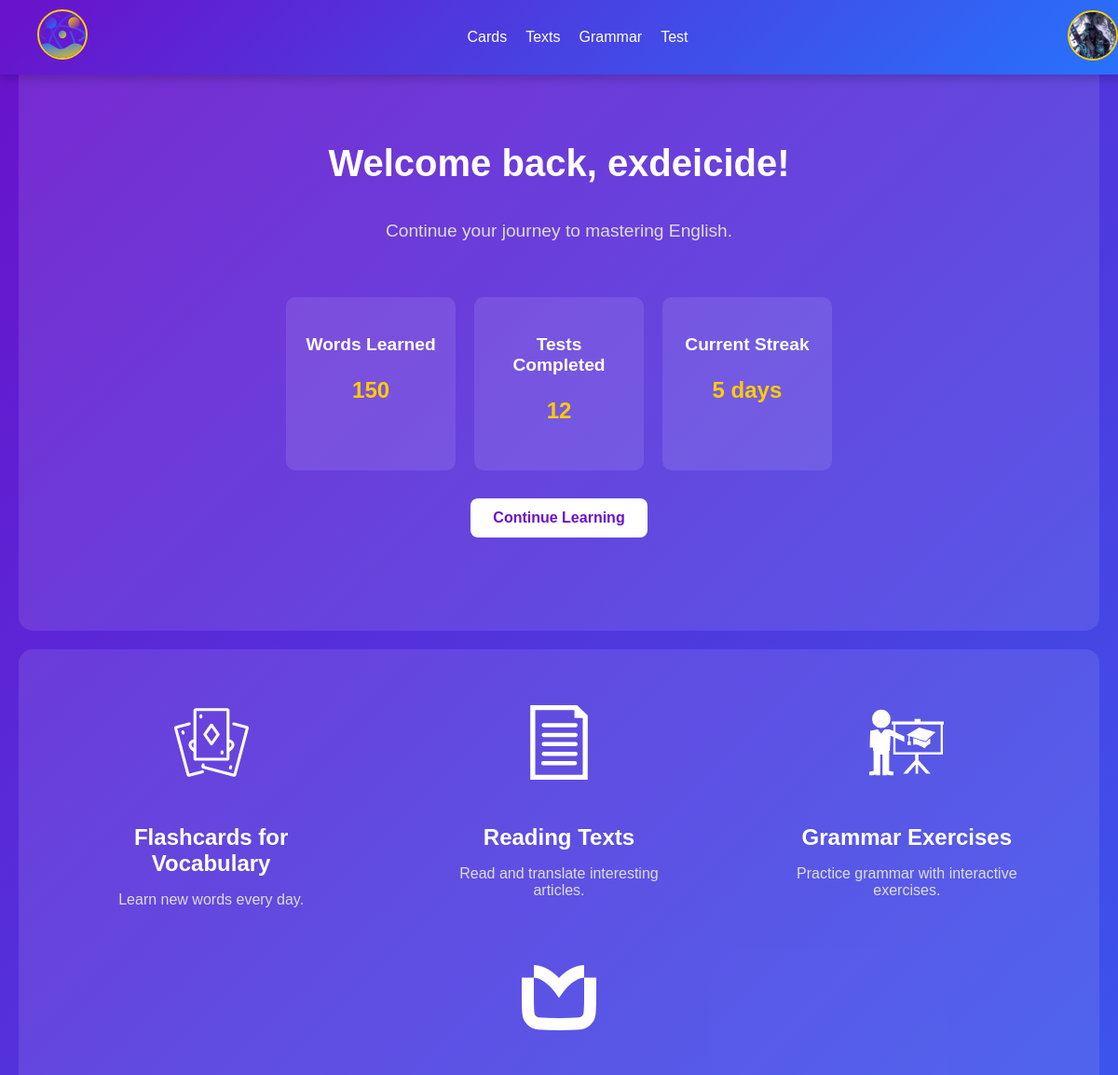
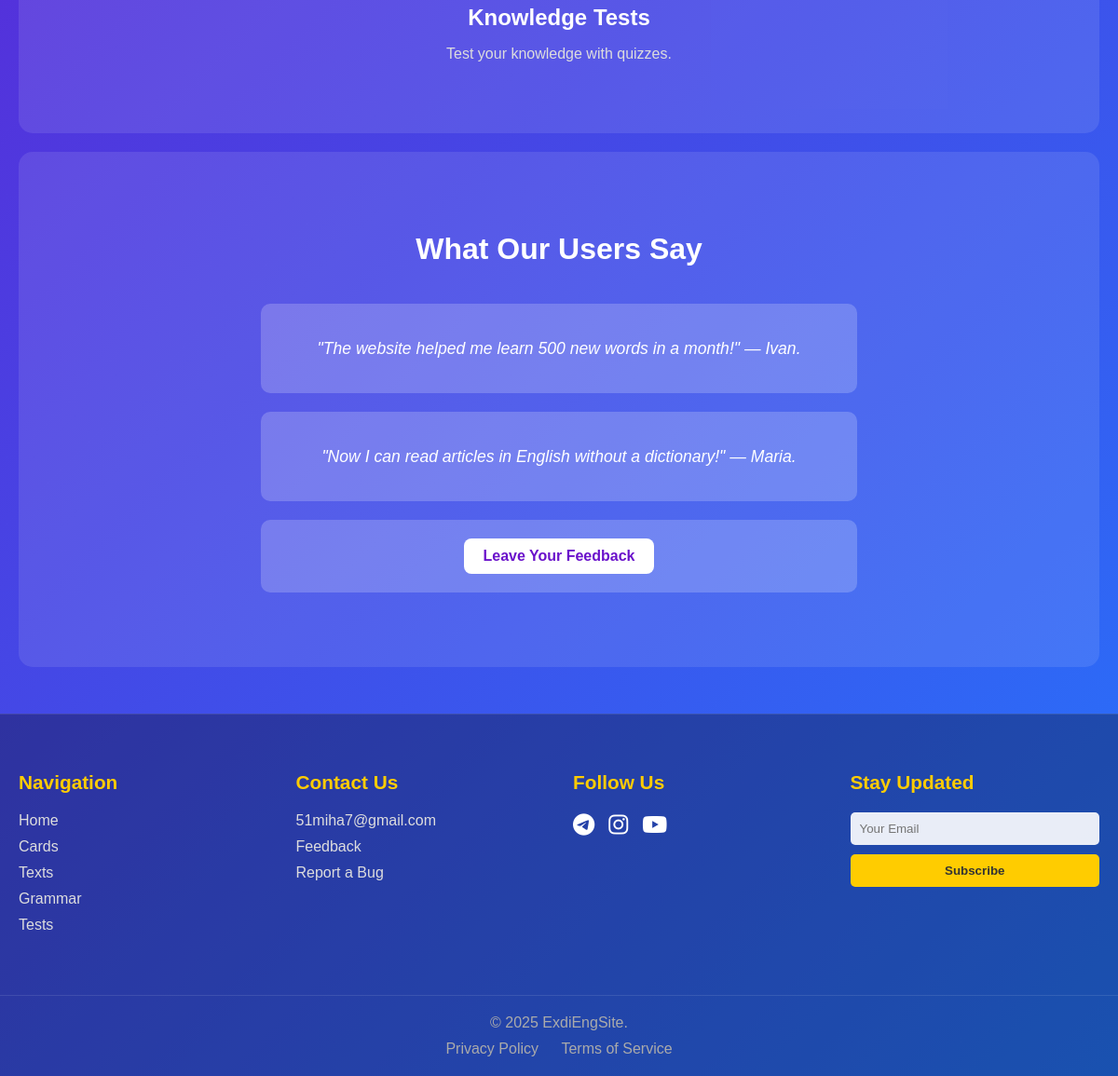
Screenshot of / (signed in) with the database file from the repository (2 pictures, top to bottom).
### mainpage/models.py (models this page shows, shortened)
class CustomUser(AbstractBaseUser, PermissionsMixin):
    username = models.CharField(max_length=150, unique=True, db_index=True, null=False)
    email = models.EmailField(unique=True, null=False)
    first_name = models.CharField(max_length=30, blank=True, null=True)
    last_name = models.CharField(max_length=150, blank=True, null=True)
    is_active = models.BooleanField(default=True)
    is_staff = models.BooleanField(default=False)
    date_joined = models.DateTimeField(default=timezone.now)
    last_login = models.DateTimeField(null=True, blank=True)
    groups = models.ManyToManyField(
        Group,
        verbose_name='groups',
        blank=True,
        help_text='The groups this user belongs to.',
        related_name='customuser_set',
        related_query_name='customuser',
    )
    user_permissions = models.ManyToManyField(
        Permission,
        verbose_name='user permissions',
        blank=True,
        help_text='Specific permissions for this user.',
        related_name='customuser_set',
        related_query_name='customuser',
    )
    objects = CustomUserManager()
    USERNAME_FIELD = 'username'
    REQUIRED_FIELDS = ['email']

### profilepage/models.py (models this page shows, shortened)
class Profile(models.Model):
    user = models.OneToOneField(settings.AUTH_USER_MODEL, on_delete=models.CASCADE, related_name='profile')
    username = models.CharField(max_length=150, verbose_name='Username')
    email = models.EmailField(verbose_name='Email')
    first_name = models.CharField(max_length=30, verbose_name='First Name')
    last_name = models.CharField(max_length=150, verbose_name='Last Name')
    words_learned = models.PositiveIntegerField(default=0, verbose_name='Words Learned')
    texts_read = models.PositiveIntegerField(default=0, verbose_name='Texts Read')
    tests_completed = models.PositiveIntegerField(default=0, verbose_name='Tests Completed')
    streak = models.PositiveIntegerField(default=0, verbose_name='Current Streak')
    friends_count = models.PositiveIntegerField(default=0, verbose_name='Friends Count')
    followers_count = models.PositiveIntegerField(default=0, verbose_name='Followers Count')
    avatar = models.ImageField(
        upload_to=avatar_upload_path,
        default='avatars/default_user.png',
        verbose_name='Avatar'
    )
    birth_date = models.DateField(null=True, blank=True, verbose_name='Birth Date')
    study_start_date = models.DateField(auto_now_add=True, verbose_name='Study Start Date', blank=True)
    hide_first_name = models.BooleanField(default=False, verbose_name='Hide First Name')
    hide_last_name = models.BooleanField(default=False, verbose_name='Hide Last Name')
    hide_birth_date = models.BooleanField(default=False, verbose_name='Hide Birth Date')
    bio = models.TextField(max_length=500, blank=True, verbose_name='Biography')
    website = models.URLField(blank=True, verbose_name='Website')
    location = models.CharField(max_length=100, blank=True, verbose_name='Location')

### mainpage/views.py (the view)
# urls.py: 2. Add a URL to urlpatterns:  path('', views.home, name='home')
@handle_errors
def home(request):
    return render(request, 'mainpage/home_page.html')

### mainpage/templates/mainpage/home_page.html (shortened to what this page needs)
{% extends 'mainpage/base.html' %}
{% load static %}
{% block extra_css %}
    <link rel="stylesheet" href="{% static 'style/navbar.css' %}">
    <link rel="stylesheet" href="{% static 'style/main_page.css' %}">
    <link rel="stylesheet" href="{% static 'style/navbar.css' %}">
{% endblock %}
{% block content %}
{% include 'mainpage/navbar.html' %}
{% if user.is_authenticated %}
    <section class="hero">
        <h1>Welcome back, {{ user.username }}!</h1>
        <p>Continue your journey to mastering English.</p>
        <div class="user-stats">
            <div class="stat">
                <h3>Words Learned</h3>
                <p>150</p>
            </div>
            <div class="stat">
                <h3>Tests Completed</h3>
                <p>12</p>
            </div>
            <div class="stat">
                <h3>Current Streak</h3>
                <p>5 days</p>
            </div>
        </div>
        <a href="#" class="cta-button">Continue Learning</a>
    </section>
{% endif %}
<section class="features">
    <div class="feature">
        <img src="{% static 'images/cards.svg' %}" alt="Cards">
        <h3>Flashcards for Vocabulary</h3>
        <p>Learn new words every day.</p>
    </div>
    <div class="feature">
        <img src="{% static 'images/text.svg' %}" alt="Texts">
        <h3>Reading Texts</h3>
        <p>Read and translate interesting articles.</p>
    </div>
    <div class="feature">
        <img src="{% static 'images/grammar.svg' %}" alt="Grammar">
        <h3>Grammar Exercises</h3>
        <p>Practice grammar with interactive exercises.</p>
    </div>
    <div class="feature">
        <img src="{% static 'images/test.svg' %}" alt="Tests">
        <h3>Knowledge Tests</h3>
        <p>Test your knowledge with quizzes.</p>
    </div>
</section>
<section class="testimonials">
    <h2>What Our Users Say</h2>
    <div class="testimonial">
        <p>"The website helped me learn 500 new words in a month!" — Ivan.</p>
    </div>
    <div class="testimonial">
        <p>"Now I can read articles in English without a dictionary!" — Maria.</p>
    </div>
    {% if user.is_authenticated %}
        <div class="add-testimonial">
            <button type="submit" class="cta-button">Leave Your Feedback</button>
        </div>
    {% endif %}
</section>
{% include 'mainpage/footer.html' %}
{% endblock %}

### mainpage/templates/mainpage/navbar.html (shortened to what this page needs)
{% load static %}
<nav class="navbar">
    <div class="navbar-container">
        <div class="navbar-logo">
            <a href="{% url 'home' %}"><img src="{% static 'favicon/logo.svg' %}" id="logo-img"></a>
        </div>
        <div class="navbar-links">
            <a href="{% url 'my_cards' %}" class="navbar-link">Cards</a>
            <a href="#" class="navbar-link">Texts</a>
            <a href="#" class="navbar-link">Grammar</a>
            <a href="#" class="navbar-link">Test</a>
        </div>
        <div class="navbar-auth">
            {% if user.is_authenticated %}
                <div class="avatar-dropdown" id="avatarDropdown">
                    <img src="{{ user.profile.avatar.url }}" alt="User Avatar" class="avatar-img" id="avatar-img">
                </div>
            {% else %}
                <div class="navbar-auth-buttons">
                    <a href="{% url 'login' %}" class="navbar-button">Log In</a>
                    <a href="#" class="settings-icon">⚙️</a>
                </div>
            {% endif %}
        </div>
    </div>
</nav>

### mainpage/static/style/navbar.css (style rules this page uses)
html, body { margin: 0; padding: 0; width: 100%; height: 100%; }
.navbar { background: linear-gradient(135deg, #6a11cb, #2575fc); padding: 10px 20px; box-shadow: 0 4px 10px rgba(0, 0, 0, 0.2); width: 100%; position: fixed; top: 0; left: 0; z-index: 1000; }
.navbar-container { display: flex; justify-content: space-between; align-items: center; max-width: 1200px; margin: 0 auto; padding: 0 20px; }
.navbar-logo a { color: white; font-size: 1.5rem; font-weight: bold; text-decoration: none; }
.navbar-links { display: flex; gap: 20px; }
.navbar-link { color: white; text-decoration: none; font-size: 1rem; font-weight: 500; transition: color 0.3s ease; }
.navbar-auth { display: flex; align-items: center; gap: 10px; }
.avatar-dropdown { position: relative; cursor: pointer; }
#avatar-img, #logo-img { width: 50px; height: 50px; border-radius: 50%; object-fit: cover; border: 2px solid #ffcc00; transition: transform 0.3s ease; }

### mainpage/static/style/main_page.css (style rules this page uses)
body { margin: 0; padding: 0; font-family: 'Poppins', sans-serif; background: linear-gradient(135deg, #6a11cb, #2575fc); background-attachment: fixed; background-size: cover; color: white; overflow-x: hidden; min-height: 100vh; }
.hero { display: flex; flex-direction: column; justify-content: center; align-items: center; text-align: center; padding: 100px 20px; background: rgba(255, 255, 255, 0.1); border-radius: 15px; margin: 20px; }
.hero h1 { font-size: 2.5rem; margin-bottom: 20px; color: white; }
.hero p { font-size: 1.2rem; margin-bottom: 30px; color: #ddd; }
.hero .cta-button { background: white; color: #6a11cb; padding: 12px 24px; border-radius: 8px; text-decoration: none; font-size: 1rem; font-weight: 600; transition: background 0.3s ease, color 0.3s ease; }
.features { display: flex; justify-content: space-around; flex-wrap: wrap; padding: 40px 20px; background: rgba(255, 255, 255, 0.1); border-radius: 15px; margin: 20px; }
.feature { text-align: center; max-width: 250px; margin: 20px; }
.feature img { width: 80px; height: 80px; margin-bottom: 20px; color: white; }
.feature h3 { font-size: 1.5rem; margin-bottom: 10px; color: white; }
.feature p { font-size: 1rem; color: #ddd; }
.testimonials { text-align: center; padding: 60px 20px; background: rgba(255, 255, 255, 0.1); border-radius: 15px; margin: 20px; }
.testimonials h2 { font-size: 2rem; margin-bottom: 40px; color: white; }
.testimonial { background: rgba(255, 255, 255, 0.2); padding: 20px; border-radius: 10px; margin: 20px auto; max-width: 600px; }
.testimonial p { font-size: 1.1rem; font-style: italic; color: white; }
.user-stats { display: flex; justify-content: space-around; margin: 30px 0; gap: 20px; }
.user-stats .stat { text-align: center; background: rgba(255, 255, 255, 0.1); padding: 20px; border-radius: 10px; width: 30%; transition: transform 0.3s ease, box-shadow 0.3s ease; }
.user-stats .stat h3 { font-size: 1.2rem; margin-bottom: 10px; color: white; }
.user-stats .stat p { font-size: 1.5rem; font-weight: bold; color: #ffcc00; }
.add-testimonial { background: rgba(255, 255, 255, 0.2); padding: 20px; border-radius: 10px; margin: 20px auto; max-width: 600px; }
.add-testimonial button { background: white; color: #6a11cb; padding: 10px 20px; border: none; border-radius: 8px; font-size: 1rem; font-weight: 600; cursor: pointer; transition: background 0.3s ease, color 0.3s ease; }

### rows the page displays
CustomUser: profile.avatar (picture), username "exdeicide"
